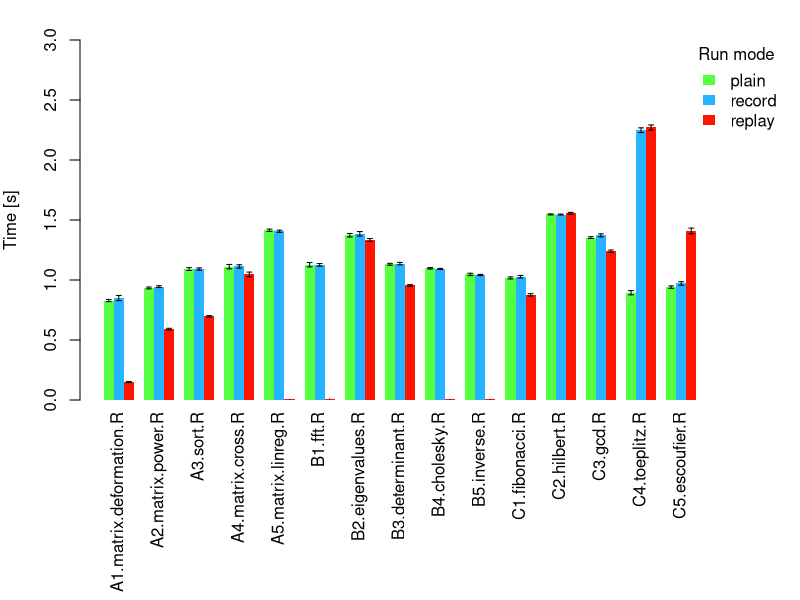
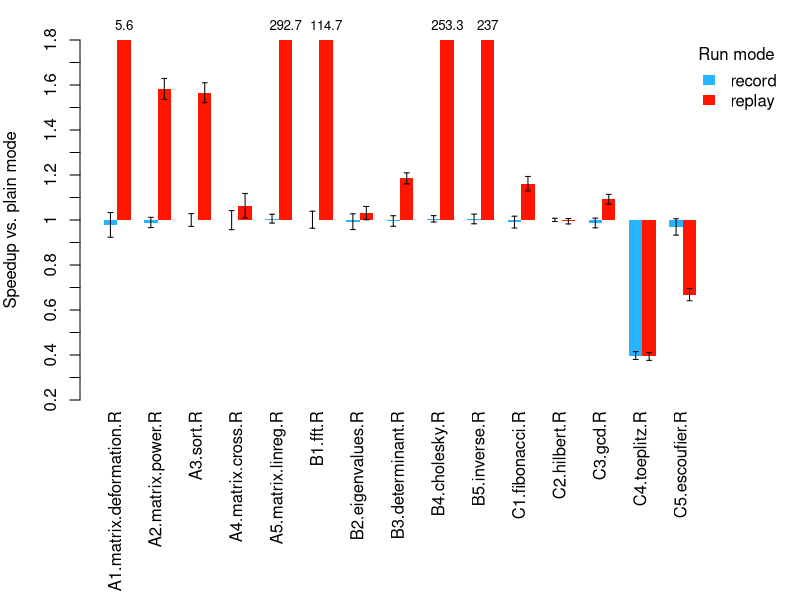

Write the R code that produced these figures, in order.
## ---- chunk 1
options(warn=-1)

plain_results <- read.csv("results0.csv")
record_results <- read.csv("results1.csv")
replay_results <- read.csv("results2.csv")

create_barplot <- function(..., legend, col, ylab, ltitle)
{
  num_values <- length(list(...)[[1]][,1])
  all_results <- rbind(...)
  
  agg <- aggregate(. ~ mode, data = all_results, mean)
  rownames(agg) <- agg[,1]
  agg <- as.matrix(agg[,-1])
  
  par(mar=c(10,4,2,4))
  par(lty = 0)
  lim_max <- ceiling(max(all_results))
  lim_min <- floor(min(all_results))
  bp <- barplot(agg, beside=T, legend=legend, col=col, ylim=c(lim_min,lim_max),
                xaxt="n", args.legend=list(x = "topright", bty = "n", title=ltitle,
                                           inset=c(-0.10, 0)), ylab=ylab)
  #abline(h=lim_min:lim_max, col = "gray60", lty=2)
  text(cex=1, x=colMeans(bp)+1.0, y=lim_min-0.1, names(all_results)[-1], xpd=TRUE,
       srt=90, pos=2)
  
  stdev <- aggregate(. ~ mode, data = all_results, sd)
  rownames(stdev) <- stdev[,1]
  stdev <- as.matrix(stdev[,-1]) * qt((1 - 0.95) / 2, df = num_values - 1) / sqrt(num_values)
  
  arrows(bp, agg+stdev, bp, agg-stdev, angle=90, code=3, length=0.025, lty=1)
}

create_barplot(plain_results, record_results, replay_results,
               legend=c("plain", "record", "replay"), ltitle="Run mode",
               col=c("#55FF42", "#26B3FF", "#FF1500"), ylab="Time [s]")
## ---- chunk 2
create_barplot <- function(rec_diff, rec_err_min, rec_err_max, rep_diff, rep_err_min, rep_err_max, legend, col, ylab, ltitle)
{
  num_values <- length(rec_diff)
  agg <- as.matrix(rbind(rec_diff, rep_diff))

  par(mar=c(10,4,2,4))
  par(lty = 0)
  lim_max <- 0.8#ceiling(max(max(rec_err_max), max(rec_err_min), max(rep_err_max), max(rep_err_min)) * 10) / 10 - 1
  lim_min <- -0.8#floor(min(min(rec_err_max), min(rec_err_min), max(rep_err_max), max(rep_err_min)) * 10) / 10 - 1
  bp <- barplot(agg, beside=T, legend=legend, col=col, ylim=c(lim_min,lim_max),
                xaxt="n", yaxt="n", args.legend=list(x = "topright", bty = "n", title=ltitle,
                                           inset=c(-0.10, 0), xpd = TRUE), ylab=ylab, xpd = FALSE)
  axis(2, seq(lim_min, lim_max, 0.1), labels=seq(lim_min+1, lim_max+1, 0.1))
  #abline(h=lim_min:lim_max, col = "gray60", lty=2)
  text(cex=1, x=colMeans(bp)+0.7, y=lim_min-0.05, colnames(agg), xpd=TRUE,
       srt=90, pos=2)
  
  labels <- as.matrix(rbind(lapply(rec_diff, function(x) if(x > lim_max) ceiling((x+1)*10)/10 else ""), lapply(rep_diff, function(x) if(x > lim_max) ceiling((x+1)*10)/10 else "")))
  text(x = bp, y = lim_max, label = labels,  pos = 3, cex = 0.8, col = "black", xpd = TRUE)
  
  err_min <- as.matrix(rbind(rec_err_min, rep_err_min))
  err_max <- as.matrix(rbind(rec_err_max, rep_err_max))

  arrows(bp, err_max - 1, bp, err_min - 1, angle=90, code=3, length=0.025, lty=1)
}

conf_int_t_coef <- function(alpha, n) qt((1 - alpha) / 2, df = n - 1) / sqrt(n)

# https://i.stack.imgur.com/vO8Ip.png (Confidence interval of ratio of two means - Fieller's theorem)
fieller <- function(a, err_a, b, err_b) {
  g <- (qt((1 - 0.95) / 2, df = length(a) + length(b) - 2) * err_b / b)^2
  se <- (a / b) / (1 - g) * sqrt((1 - g) * (err_a * err_a) / (a * a) + (err_b * err_b) / (b * b))
  
  list(base = (a / b) / (1 - g), offset = qt((1 - 0.95) / 2, df = length(a) + length(b) - 2) * se)
}

num_values <- length(plain_results[,1])

avg_plain_results <- aggregate(. ~ mode, data = plain_results, mean)[-1]
plain_errors <- aggregate(. ~ mode, data = plain_results, sd)[-1] * conf_int_t_coef(0.95, num_values)

avg_record_results <- aggregate(. ~ mode, data = record_results, mean)[-1]
record_errors <- aggregate(. ~ mode, data = record_results, sd)[-1] * conf_int_t_coef(0.95, num_values)

avg_replay_results <- aggregate(. ~ mode, data = replay_results, mean)[-1]
replay_errors <- aggregate(. ~ mode, data = replay_results, sd)[-1] * conf_int_t_coef(0.95, num_values)


record_ratio <- avg_plain_results / avg_record_results
f <- fieller(avg_plain_results, plain_errors, avg_record_results, record_errors)
record_ratio_error_min <- f$base - f$offset
record_ratio_error_max <- f$base + f$offset

replay_ratio <- avg_plain_results / avg_replay_results
f <- fieller(avg_plain_results, plain_errors, avg_replay_results, replay_errors)
replay_ratio_error_min <- f$base - f$offset
replay_ratio_error_max <- f$base + f$offset

create_barplot(record_ratio - 1, record_ratio_error_min, record_ratio_error_max,
               replay_ratio - 1, replay_ratio_error_min, replay_ratio_error_max,
               legend=c("record", "replay"), col=c("#26B3FF", "#FF1500"),
               ylab="Speedup vs. plain mode", ltitle="Run mode")
## ---- chunk 3
invocations <- as.numeric(read.csv("invokes.csv"))[-1]
record_results <- read.csv("results1.csv")
avg_rec_results <- as.numeric(aggregate(. ~ mode, data = record_results, mean))[-1]
cor.test(invocations, avg_rec_results)
